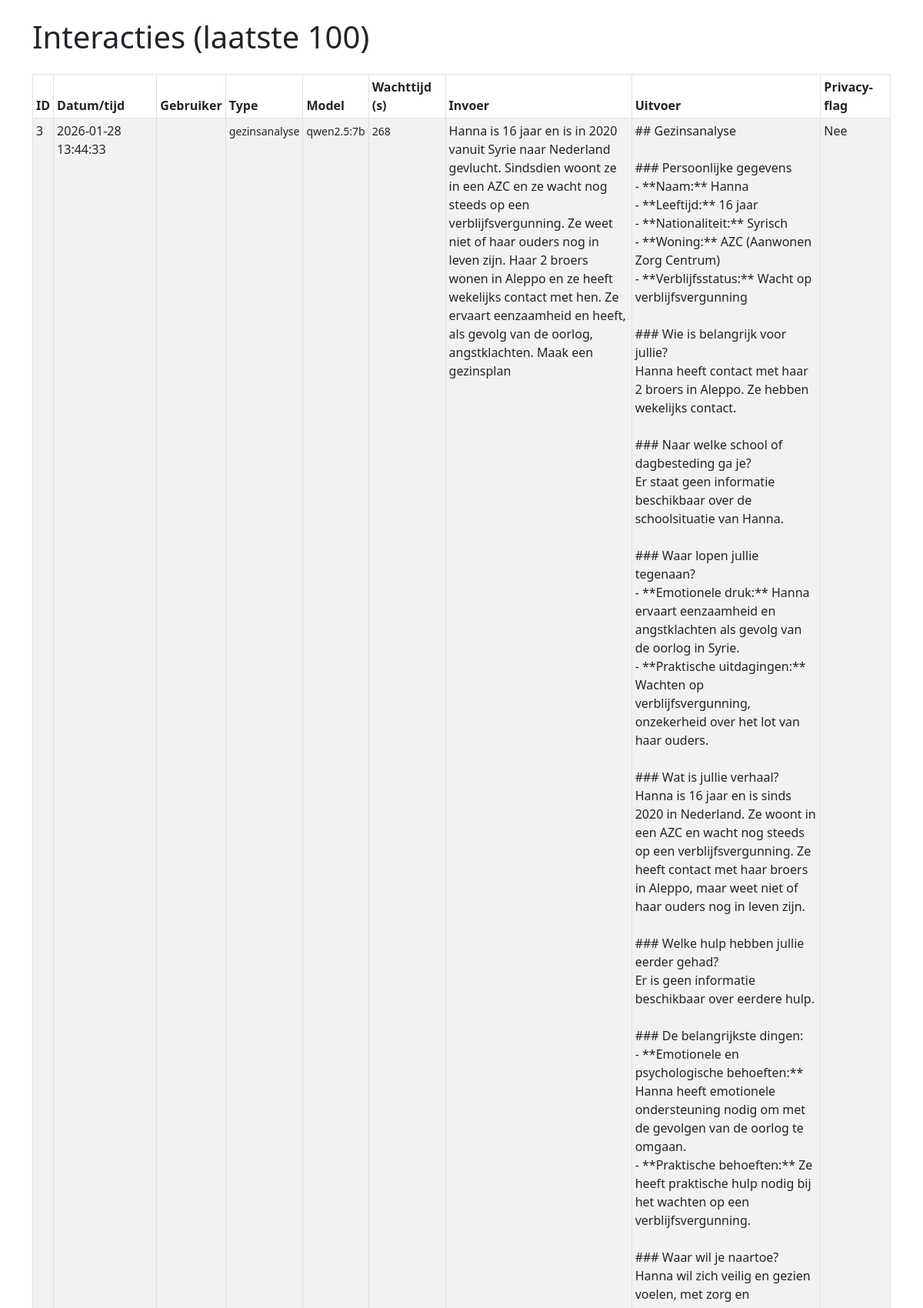
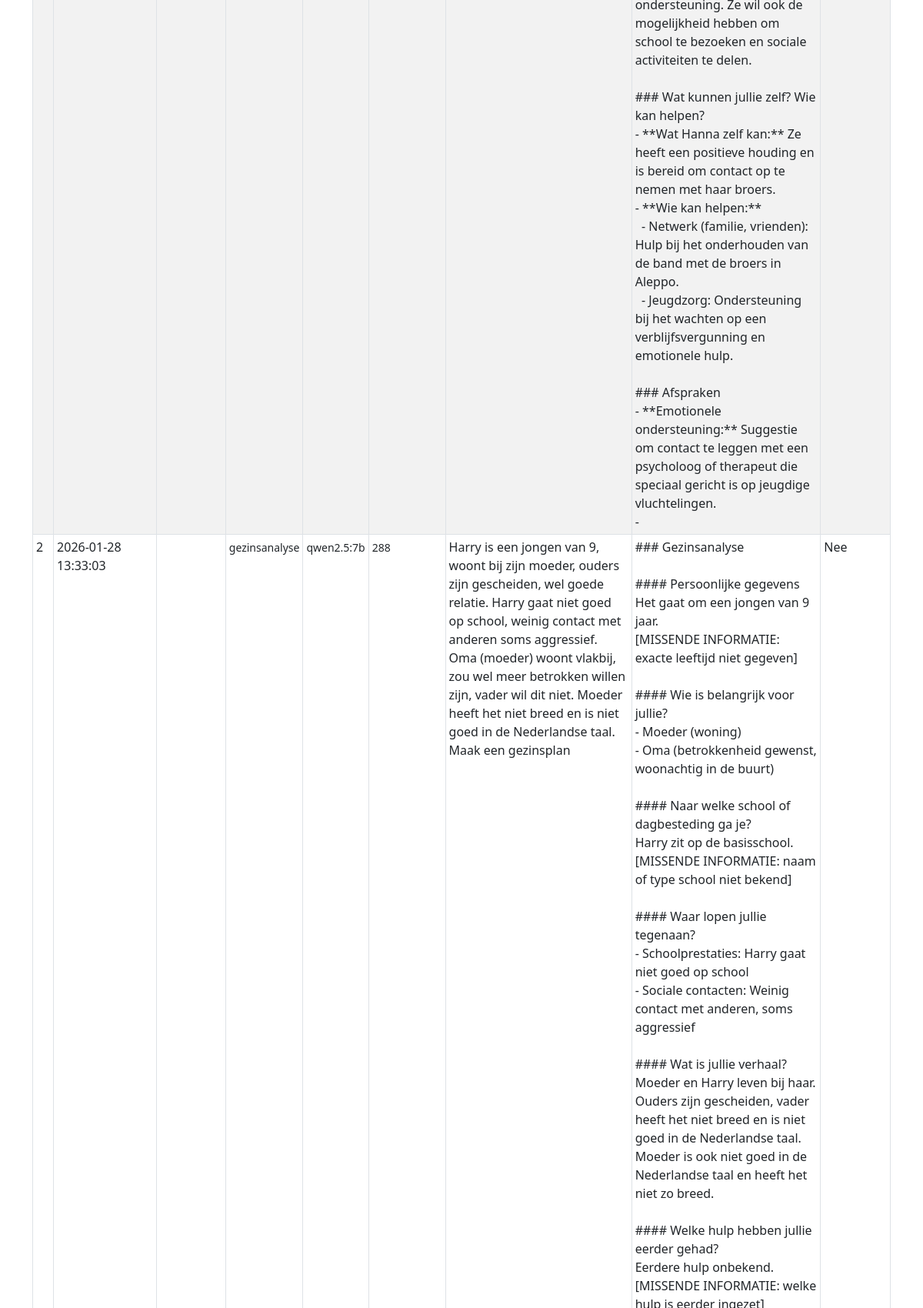
The app's page /admin/interactions (upper part) with its own data (2 pictures, top to bottom).
### app.py (models this page shows)
class Interaction(Base):
    __tablename__ = 'interactions'
    id = Column(Integer, primary_key=True)
    user = Column(String(64), nullable=True)  # optioneel, voor toekomstige gebruikersauth
    input_text = Column(Text, nullable=False)
    output_text = Column(Text, nullable=False)
    created_at = Column(DateTime, default=datetime.utcnow)
    privacy_flag = Column(Boolean, default=False)  # voor toekomstige privacy-detectie
    model_used = Column(String(50), nullable=True)  # bijv. "qwen2.5:7b"
    response_time_seconds = Column(Integer, nullable=True)  # wachttijd in seconden
    plan_type = Column(String(30), nullable=True)  # gezinsanalyse/evaluatie/aanvraag

### app.py (the view)
@app.route("/admin/interactions")
def admin_interactions():
    db = SessionLocal()
    rows = db.query(Interaction).order_by(Interaction.created_at.desc()).limit(100).all()
    db.close()
    return render_template("admin_interactions.html", rows=rows)

### templates/admin_interactions.html (shortened to what this page needs)
<!doctype html>
<html lang="nl">
<head>
  <link href="https://cdn.jsdelivr.net/npm/bootstrap@5.3.0/dist/css/bootstrap.min.css" rel="stylesheet">
  <link rel="stylesheet" href="{{ url_for('static', filename='style.css') }}">
</head>
<body>
  <div class="container py-4">
    <h1 class="mb-4">Interacties (laatste 100)</h1>
    <table class="table table-bordered table-striped table-sm">
      <thead>
        <tr>
          <th>ID</th>
          <th>Datum/tijd</th>
          <th>Gebruiker</th>
          <th>Type</th>
          <th>Model</th>
          <th>Wachttijd (s)</th>
          <th>Invoer</th>
          <th>Uitvoer</th>
          <th>Privacy-flag</th>
        </tr>
      </thead>
      <tbody>
        {% for row in rows %}
        <tr>
          <td>{{ row.id }}</td>
          <td>{{ row.created_at.strftime('%Y-%m-%d %H:%M:%S') if row.created_at else '' }}</td>
          <td>{{ row.user or '' }}</td>
          <td><small>{{ row.plan_type or '-' }}</small></td>
          <td><small>{{ row.model_used or '-' }}</small></td>
          <td><small>{{ row.response_time_seconds or '-' }}</small></td>
          <td style="max-width:300px; white-space:pre-wrap;">{{ row.input_text }}</td>
          <td style="max-width:300px; white-space:pre-wrap;">{{ row.output_text }}</td>
          <td>{{ 'Ja' if row.privacy_flag else 'Nee' }}</td>
        </tr>
        {% endfor %}
      </tbody>
    </table>
  </div>
</body>
</html>

### static/style.css (style rules this page uses)
:root { --green: #009e4d; --green-dark: #226644; --white: #ffffff; }
body { background-color: #ffffff; display: flex; flex-direction: column; min-height: 100vh; }

### records on screen
Interaction: id "3", created_at "2026-01-28 13:44:33", plan_type "gezinsanalyse", model_used "qwen2.5:7b", response_time_seconds "268", input_text "Hanna is 16 jaar en is in 2020 vanuit Syrie naar Nederland gevlucht. Sindsdien woont ze in een AZC en ze wacht nog steeds op een verblijfsvergunning. Ze weet niet of haar ouders nog in leven zijn. Haar 2 broers wonen in Aleppo en ze heeft wekelijks contact met hen. Ze ervaart eenzaamheid en heeft, als gevolg van de oorlog, angstklachten. Maak een gezinsplan", output_text "## Gezinsanalyse ### Persoonlijke gegevens - **Naam:** Hanna - **Leeftijd:** 16 jaar - **Nationaliteit:** Syrisch - **Woning:** AZC (Aanwonen Zorg Centrum) - **Verblijfsstatus:** Wacht op verblijfsvergunning ### Wie is belangrijk voor jullie? Hanna heeft contact met haar 2 broers in Aleppo. Ze hebben wekelijks contact. ### Naar welke school of dagbesteding ga je? Er staat geen informatie beschikbaar over de schoolsituatie van Hanna. ### Waar lopen jullie tegenaan? - **Emotionele druk:** Hanna ervaart eenzaamheid en angstklachten als gevolg van de oorlog in Syrie. - **Praktische uitdagingen:** Wachten op verblijfsvergunning, onzekerheid over het lot van haar ouders. ### Wat is jullie…", privacy_flag "Nee"
Interaction: id "2", created_at "2026-01-28 13:33:03", plan_type "gezinsanalyse", model_used "qwen2.5:7b", response_time_seconds "288", input_text "Harry is een jongen van 9, woont bij zijn moeder, ouders zijn gescheiden, wel goede relatie. Harry gaat niet goed op school, weinig contact met anderen soms aggressief. Oma (moeder) woont vlakbij, zou wel meer betrokken willen zijn, vader wil dit niet. Moeder heeft het niet breed en is niet goed in de Nederlandse taal. Maak een gezinsplan", privacy_flag "Nee"
